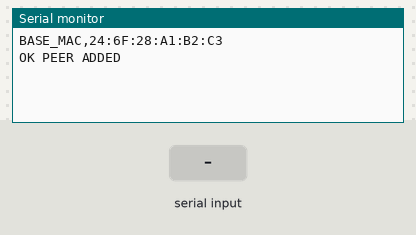
A program run on a simulated ESP32. Shown: the last lines printed to the serial monitor. The test bench sets the inputs (shaded band).

Above: at 1.4 s.
1.5 s: "C" received over Serial
At 2.0 s:
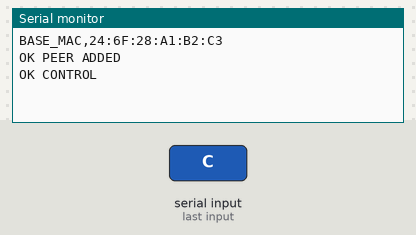
3.0 s: "D" received over Serial
At 4.2 s:
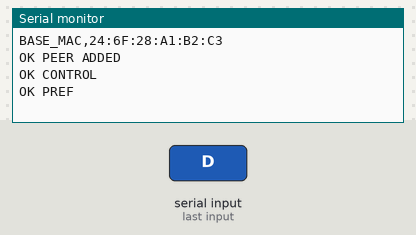
4.5 s: "G" received over Serial
At 5.5 s:
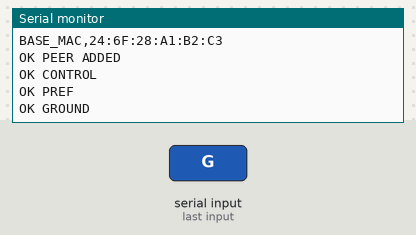
6.0 s: "I" received over Serial
At 7.3 s:
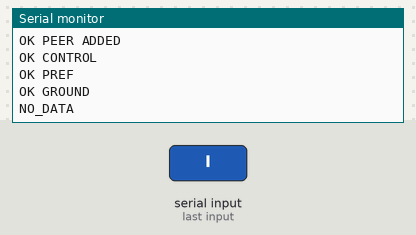

The program:

main.cpp
```cpp
#include <esp_now.h>
#include <WiFi.h>

typedef struct { float params[13]; } ControlInput;
typedef struct { int flag; float values[6]; } ReceivedData;
constexpr size_t MAC_SIZE=6;
constexpr size_t CONTROL_SIZE=sizeof(ControlInput);
constexpr int MAX_FLAGS=16;
float storedData[MAX_FLAGS][6]={{0}};
bool flagReceived[MAX_FLAGS]={false};
uint8_t BROADCAST_MAC[6]={0xff,0xff,0xff,0xff,0xff,0xff};
esp_now_peer_info_t peerInfo{};

void addPeer(const uint8_t* p){
  if(esp_now_is_peer_exist(p)){ Serial.println("OK PEER EXISTS"); return; }
  memset(&peerInfo,0,sizeof(peerInfo)); memcpy(peerInfo.peer_addr,p,6); peerInfo.channel=0; peerInfo.encrypt=false;
  Serial.println(esp_now_add_peer(&peerInfo)==ESP_OK ? "OK PEER ADDED" : "ERR PEER");
}
void removePeer(const uint8_t* p){ Serial.println(esp_now_del_peer(p)==ESP_OK ? "OK PEER REMOVED":"ERR REMOVE"); }
void onDataSend(const uint8_t*,esp_now_send_status_t){}
void onDataReceive(const uint8_t*,const uint8_t* data,int len){
  if(len!=(int)sizeof(ReceivedData)) return;
  ReceivedData r{}; memcpy(&r,data,sizeof(r));
  if(r.flag>=0 && r.flag<MAX_FLAGS){ memcpy(storedData[r.flag],r.values,sizeof(r.values)); flagReceived[r.flag]=true; }
  // Formato único y fácil de parsear: TEL,flag,v0..v5
  Serial.print("TEL,"); Serial.print(r.flag);
  for(int i=0;i<6;i++){ Serial.print(','); Serial.print(r.values[i],6); }
  Serial.println();
}

void setup(){
  Serial.begin(115200); Serial.setTimeout(80); WiFi.mode(WIFI_STA); delay(200);
  Serial.print("BASE_MAC,"); Serial.println(WiFi.macAddress());
  esp_now_deinit();
  if(esp_now_init()!=ESP_OK){ Serial.println("ERR ESPNOW INIT"); return; }
  esp_now_register_send_cb(onDataSend); esp_now_register_recv_cb(onDataReceive); addPeer(BROADCAST_MAC);
}

void loop(){
  while(Serial.available()){
    char type=Serial.read(); uint8_t peer[6];
    if(type=='A') { if(Serial.readBytes(peer,6)==6) addPeer(peer); }
    else if(type=='R') { if(Serial.readBytes(peer,6)==6) removePeer(peer); }
    else if(type=='C') {
      if(Serial.readBytes(peer,6)==6){ ControlInput c{}; if(Serial.readBytes((char*)&c,CONTROL_SIZE)==CONTROL_SIZE) esp_now_send(peer,(uint8_t*)&c,sizeof(c)); }
      Serial.println("OK CONTROL");
    } else if(type=='D') {
      if(Serial.readBytes(peer,6)==6){ delay(5); uint8_t buf[250]; size_t n=min((size_t)Serial.available(),sizeof(buf)); n=Serial.readBytes(buf,n); esp_now_send(peer,buf,n); }
      Serial.println("OK PREF");
    } else if(type=='G') {
      if(Serial.readBytes(peer,6)==6){ uint8_t m[7]; m[0]=0x70; WiFi.macAddress(&m[1]); esp_now_send(peer,m,7); }
      Serial.println("OK GROUND");
    } else if(type=='I') {
      // I + flag byte. Si no llega byte, usa flag 1 por compatibilidad.
      delay(2); int flag=Serial.available()?Serial.read():1;
      if(flag>=0 && flag<MAX_FLAGS && flagReceived[flag]){
        Serial.print("LAST,"); Serial.print(flag);
        for(int i=0;i<6;i++){ Serial.print(','); Serial.print(storedData[flag][i],6); }
        Serial.println();
      } else Serial.println("NO_DATA");
    }
  }
}
```

Measured:
- after the input at 1.5 s, the serial monitor: prints a new line after 0.08 s (image 1)
- after the input at 3.0 s, the serial monitor: prints a new line after 0.08 s (image 2)
- after the input at 4.5 s, the serial monitor: prints a new line after 0.08 s (image 3)
- after the input at 6.0 s, the serial monitor: prints a new line at once (image 4)
